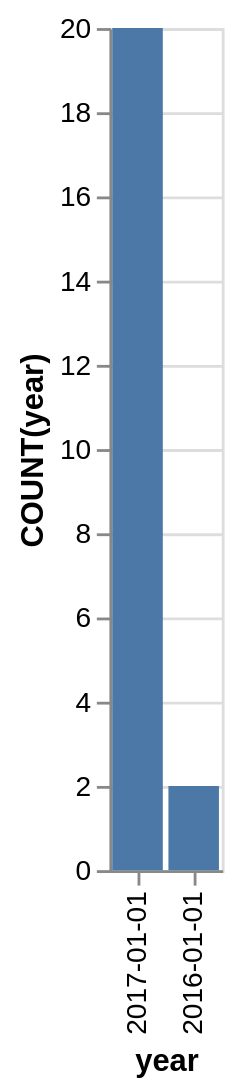

The specification (Vega-Lite) saved for this image:
### Vega-Lite specification from a JSON file in a GitHub repository (floating-point values rounded to 4 significant figures)
{"data": {"values": [{"x_data": "2017-01-01", "y_data": 20}, {"x_data": "2016-01-01", "y_data": 2}]}, "mark": "bar", "encoding": {"x": {"field": "x_data", "type": "nominal", "title": "year", "sort": {"op": "sum", "field": "y_data", "order": "descending"}}, "y": {"field": "y_data", "type": "quantitative", "title": "COUNT(year)"}}}
